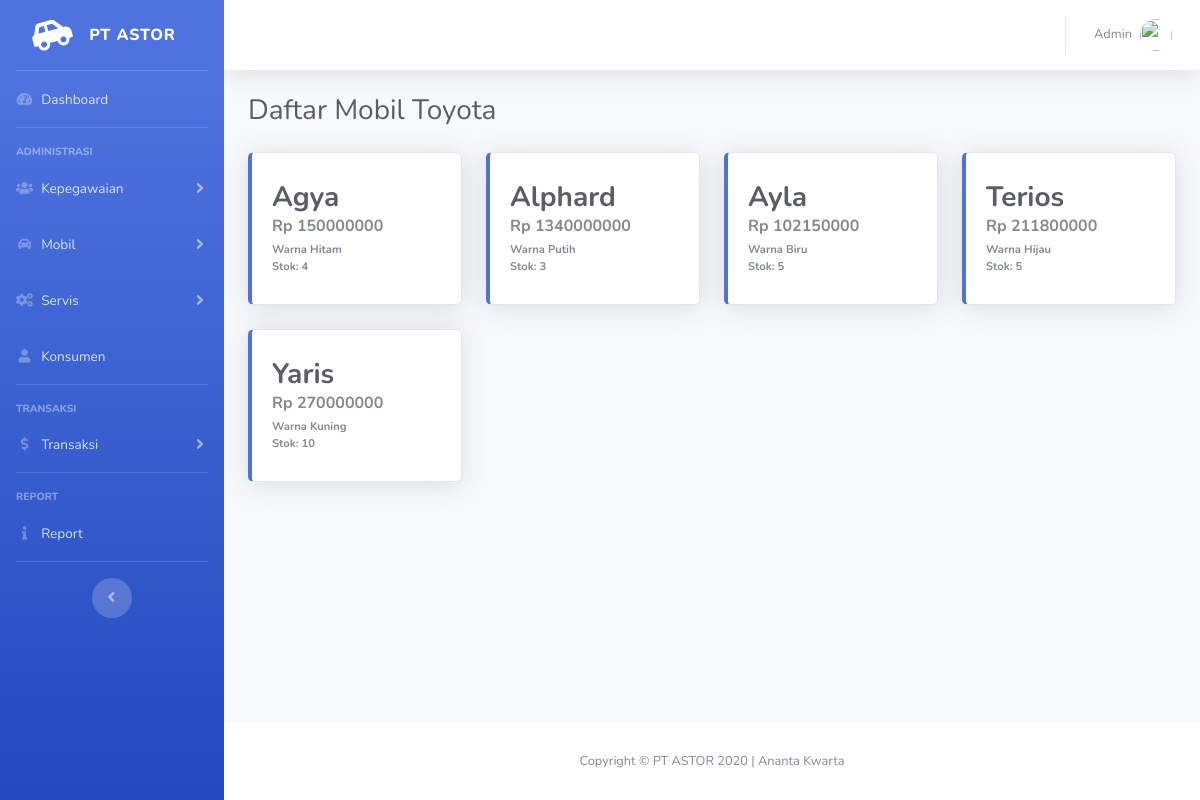
The app's page /transaksi/tampilMobil/21?id=1032 with its own data.
### tables this page shows
CREATE TABLE `merk` (
  `idMerk` int(11) NOT NULL,
  `namaMerk` varchar(255) NOT NULL
);

CREATE TABLE `mobil` (
  `idMobil` int(11) NOT NULL,
  `idMerk` int(11) NOT NULL,
  `model` varchar(255) NOT NULL,
  `idWarna` int(11) NOT NULL,
  `tahun` varchar(20) NOT NULL,
  `harga` int(11) NOT NULL,
  `stok` int(11) NOT NULL
);

CREATE TABLE `warna` (
  `idWarna` int(11) NOT NULL,
  `warna` varchar(255) NOT NULL
);

### application/controllers/Transaksi.php (called while the page is built, shortened)
<?php if ( ! defined('BASEPATH')) exit('No direct script access allowed');
class Transaksi extends CI_Controller {
	public function __construct()
	{
		$this->load->database();
        $this->load->model('m_transaksi');
        $this->load->model('m_konsumen');
        $this->load->model('m_mobil');
        $this->load->library('form_validation');
	}
	public function tampilMobil($id)
	{
		$data['judul'] = 'Transaksi Mobil';
		$data['mobil'] = $this->m_mobil->getAll();
		$data['get'] = $this->input->get('id', true);
		$data['merk'] = $this->db->get_where('merk', ['idMerk' => $id])->result_array();
		$this->load->view('templates/header', $data);
		$this->load->view('transaksi/mobil/tampilMobil', $data);
		$this->load->view('templates/footer');
	}
}

### index.php (called while the page is built, shortened)
<?php
require_once BASEPATH.'core/CodeIgniter.php';

### application/models/M_mobil.php (called while the page is built, shortened)
<?php
class m_mobil extends CI_Model
{
    public function getAll()
    {
        $this->db->select('*')
            ->from('mobil')
            ->join('merk', 'merk.idMerk=mobil.idMerk')
            ->join('warna', 'warna.idWarna=mobil.idWarna');
        $query = $this->db->get();
        return $query->result_array();
    }
}

### application/views/transaksi/mobil/tampilMobil.php (the view)
  <div class="container-fluid">
    	<div class="d-sm-flex align-items-center justify-content-between mb-4">
    		<?php foreach ($merk as $merk) { ?>
      	<h1 class="h3 mb-0 text-gray-800">Daftar Mobil <?php echo $merk['namaMerk'] ?></h1>
    		<?php } ?>
    	</div>
    	<div class="row">
    		<?php foreach ($mobil as $m) { ?>
     		<div class="col-xl-3 col-md-6 mb-4">
     			<a href="<?= base_url(); ?>transaksi/tambah/?id=<?= $get; ?>&idMobil=<?= $m['idMobil']; ?>">
     			<div class="card border-left-primary shadow h-100 py-2">
         			<div class="card-body">
         				<div class="row no-gutters align-items-center">
             				<div class="col mr-2">
             					<div class="h3 mb-0 font-weight-bold text-gray-800"><?= $m['model']; ?></div>
             					<div class="text-s font-weight-bold text-gray-600 mb-1">Rp <?= $m['harga']; ?></div>
             					<div class="text-xs font-weight-bold text-gray-600 mb-0">Warna <?= $m['warna']; ?></div>
             					<div class="text-xs font-weight-bold text-gray-600 mb-0">Stok: <?= $m['stok']; ?></div>
             				</div>
         				</div>
         			</div>
     			</div>
     			</a>
     		</div>
     		<?php } ?>
 		</div>
  </div>
</div>

### records on screen
merk: namaMerk "Toyota"
mobil: model "Agya", harga "150000000", idWarna.warna "Hitam", stok "4"
mobil: model "Alphard", harga "1340000000", idWarna.warna "Putih", stok "3"
mobil: model "Ayla", harga "102150000", idWarna.warna "Biru", stok "5"
mobil: model "Terios", harga "211800000", idWarna.warna "Hijau", stok "5"
mobil: model "Yaris", harga "270000000", idWarna.warna "Kuning", stok "10"
